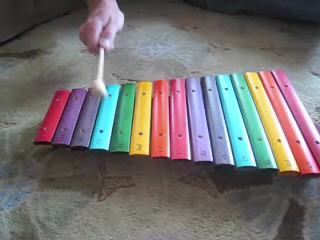
%> input picture Day-3/32.bmp, 320 x 240 px, given in place of 32.png, which was not available
$ octave example_7.m   (GNU Octave 9; MATLAB toolbox functions it lacks are replaced by stand-ins)
%> lines starting %> are read from the running program, lines starting %| are printed output that depends on the picture; in (x1, y1, x2, y2) boxes, pixels count from 0 and x2, y2 are one past the last pixel; in counts of white or black regions, pixels touching at a corner belong together; the program's own positions count from 1; pictures that were not available may be replaced by others from this repository, and a replacement may not be noted
clc;
clear all;
close all;

img_1 = imread('D:\hrutik\Wallpapers\DIP\32.png');
%> img_1 is the input picture: size 240x320x3 uint8; mean R, G, B 115.6, 111.6, 111.8
img_1 = rgb2gray(img_1);
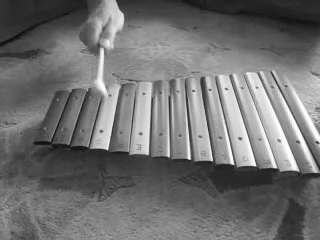
%> img_1: size 240x320 uint8; min 9, max 255, mean 112.8

img_2 = edge(img_1, 'canny');
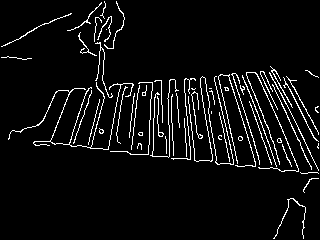
%> img_2: size 240x320 logical; 5.7% white in thin lines or dots
img_3 = edge(img_1, 'sobel');
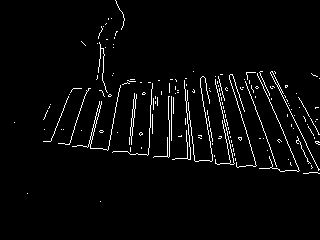
%> img_3: size 240x320 logical; 3.2% white in thin lines or dots, all inside (x1, y1, x2, y2) = (14, 0, 320, 202)
img_4 = edge(img_1, 'prewitt');
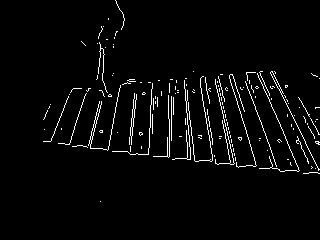
%> img_4: size 240x320 logical; 3.2% white in thin lines or dots, all inside (x1, y1, x2, y2) = (43, 0, 320, 202)

figure;
subplot(2,2,1); imshow(img_1);
subplot(2,2,2); imshow(img_2); title('canny')
subplot(2,2,3); imshow(img_3); title('sobel')
subplot(2,2,4); imshow(img_4); title('prewitt')

$ run again, with Day-3/100.bmp copied over Day-3/32.bmp
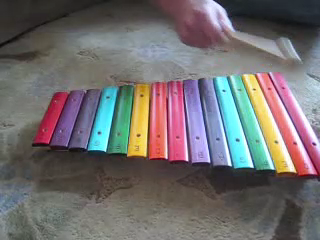
%> input picture Day-3/100.bmp, 320 x 240 px, given in place of 32.png, which was not available
%> img_1 is the input picture: size 240x320x3 uint8; mean R, G, B 113.4, 109.1, 109.8
%> img_1: size 240x320 uint8
%> `img_2 = edge(img_1, 'canny');`:
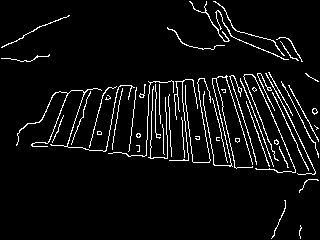
%> img_2: size 240x320 logical; 5.7% white in thin lines or dots
%> img_3: size 240x320 logical; 3.2% white in thin lines or dots
%> `img_4 = edge(img_1, 'prewitt');`:
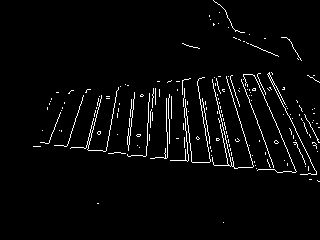
%> img_4: size 240x320 logical; 3.2% white in thin lines or dots, all inside (x1, y1, x2, y2) = (33, 0, 320, 223)
